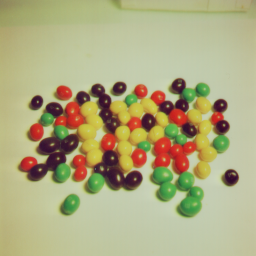
#> input picture imgs/4.1.08.tiff, 256 x 256 px
$ jupyter execute aula14.ipynb
#> lines starting #> are read from the running program, lines starting #| are printed output that depends on the picture; after the words box and inside, x2 and y2 are one past the last pixel; in counts of white or black regions, pixels touching at a corner belong together
[cell 1]
import numpy as np
import cv2
import matplotlib.pyplot as plt
import rich
print = rich.print
print("OpenCV version:", cv2.__version__)
print("Numpy version:", np.__version__)

[cell 2]
image = cv2.imread("./imgs/4.1.08.tiff")
#> image is the input picture: shape (256, 256, 3); mean B, G, R 128.3, 170.9, 174.9
image = cv2.cvtColor(image, cv2.COLOR_BGR2RGB)
# apply a gaussian blur to the image
image = cv2.GaussianBlur(image, (3, 3), 0)
image = cv2.cvtColor(image, cv2.COLOR_RGB2GRAY)
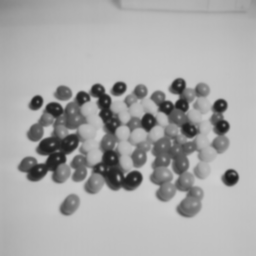
#> image: shape (256, 256); min 26, max 207, mean 167.3

[cell 3]
# Convert to B and W only img with a threshold of 127
ret,bw = cv2.threshold(image, 115, 255, cv2.THRESH_BINARY)
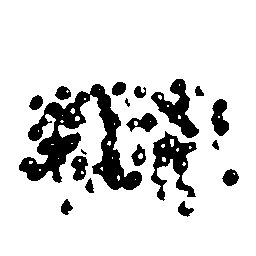
#> bw: shape (256, 256); 85.5% white; 19 black regions (1 under 20 px), largest, box (x1, y1, x2, y2) and area: (19, 84, 142, 190) 4589, (151, 131, 197, 201) 1364, (151, 79, 199, 138) 1110

# add a border to the image
bw = cv2.copyMakeBorder(bw, 10, 10, 10, 10, cv2.BORDER_CONSTANT, value=[255, 255, 255])
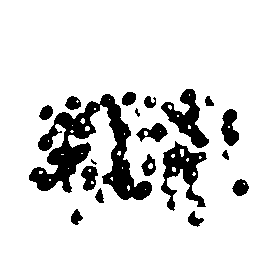
#> bw: shape (276, 276); 87.5% white; 19 black regions (1 under 20 px), largest, box (x1, y1, x2, y2) and area: (29, 94, 152, 200) 4589, (161, 141, 207, 211) 1364, (161, 89, 209, 148) 1110
# invert the image
bw = cv2.bitwise_not(bw)
# convert to 0 and 1 values

[cell 4]
# remove noise from the black and white image
kernel = np.ones((5,5),np.uint8)
bw = cv2.morphologyEx(bw, cv2.MORPH_CLOSE, kernel)
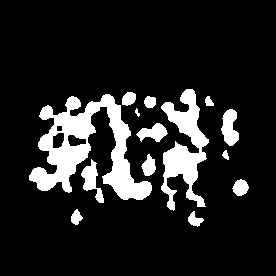
#> bw: shape (276, 276); 13.3% white; 14 white regions, largest, box (x1, y1, x2, y2) and area: (29, 94, 152, 200) 5200, (161, 89, 209, 211) 2671, (221, 109, 239, 146) 446

# add a white border to the image
bw_inverted = cv2.bitwise_not(bw)

[cell 5]
fig, ax = plt.subplots(1, 3, figsize=(20, 10))
ax[0].imshow(image, cmap="gray")
ax[1].imshow(bw, cmap="gray")
ax[2].imshow(bw_inverted, cmap="gray")
plt.show()

[cell 6]
# Create a new image with random colors for each component
ret, labels = cv2.connectedComponents(bw)
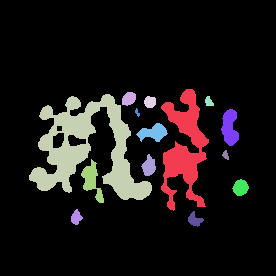
#> labels: shape (276, 276) int32; 15 distinct labels, from 0 to 14; one colour per label, 0 black
#> ret = 15

label_hue = np.uint8(179*labels/np.max(labels))
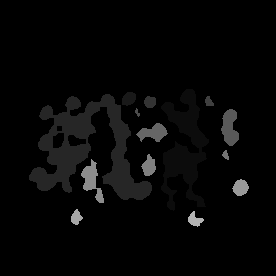
#> label_hue: shape (276, 276); min 0, max 179, mean 6.4
blank_ch = 255*np.ones_like(label_hue)

labeled_img = cv2.merge([label_hue, blank_ch, blank_ch])
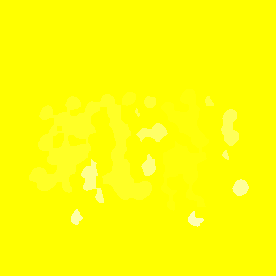
#> labeled_img: shape (276, 276, 3); mean of channels 0, 1, 2 6.4, 255, 255; drawn as B, G, R
labeled_img = cv2.cvtColor(labeled_img, cv2.COLOR_HSV2RGB)
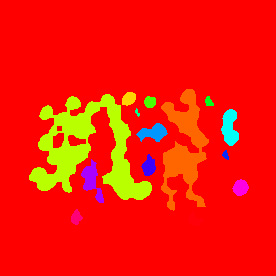
#> labeled_img: shape (276, 276, 3); mean R, G, B 245.9, 24.3, 5.7

# set bg label to black
labeled_img[label_hue==0] = 0
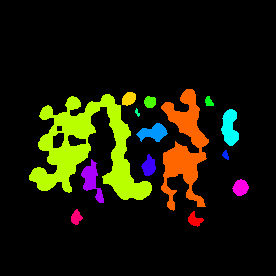
#> labeled_img: shape (276, 276, 3); mean R, G, B 24.9, 24.3, 5.7

img = cv2.cvtColor(bw, cv2.COLOR_GRAY2RGB)

ax , fig = plt.subplots(1, 2, figsize=(20, 10))
fig[0].imshow(img)
fig[1].imshow(labeled_img)
plt.show()
